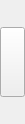
<?xml version="1.0" encoding="UTF-8"?>
<ui version="4.0">
 <class>PlaylistCtrlBar</class>
 <widget class="QWidget" name="PlaylistCtrlBar">
  <property name="geometry">
   <rect>
    <x>0</x>
    <y>0</y>
    <width>25</width>
    <height>124</height>
   </rect>
  </property>
  <property name="windowTitle">
   <string>Form</string>
  </property>
  <layout class="QGridLayout" name="gridLayout">
   <property name="leftMargin">
    <number>0</number>
   </property>
   <property name="topMargin">
    <number>0</number>
   </property>
   <property name="rightMargin">
    <number>0</number>
   </property>
   <property name="bottomMargin">
    <number>0</number>
   </property>
   <property name="spacing">
    <number>0</number>
   </property>
   <item row="0" column="0">
    <widget class="QPushButton" name="ShowOrHideBtn">
     <property name="minimumSize">
      <size>
       <width>25</width>
       <height>70</height>
      </size>
     </property>
     <property name="maximumSize">
      <size>
       <width>25</width>
       <height>70</height>
      </size>
     </property>
     <property name="text">
      <string/>
     </property>
    </widget>
   </item>
  </layout>
 </widget>
 <resources/>
 <connections/>
</ui>
